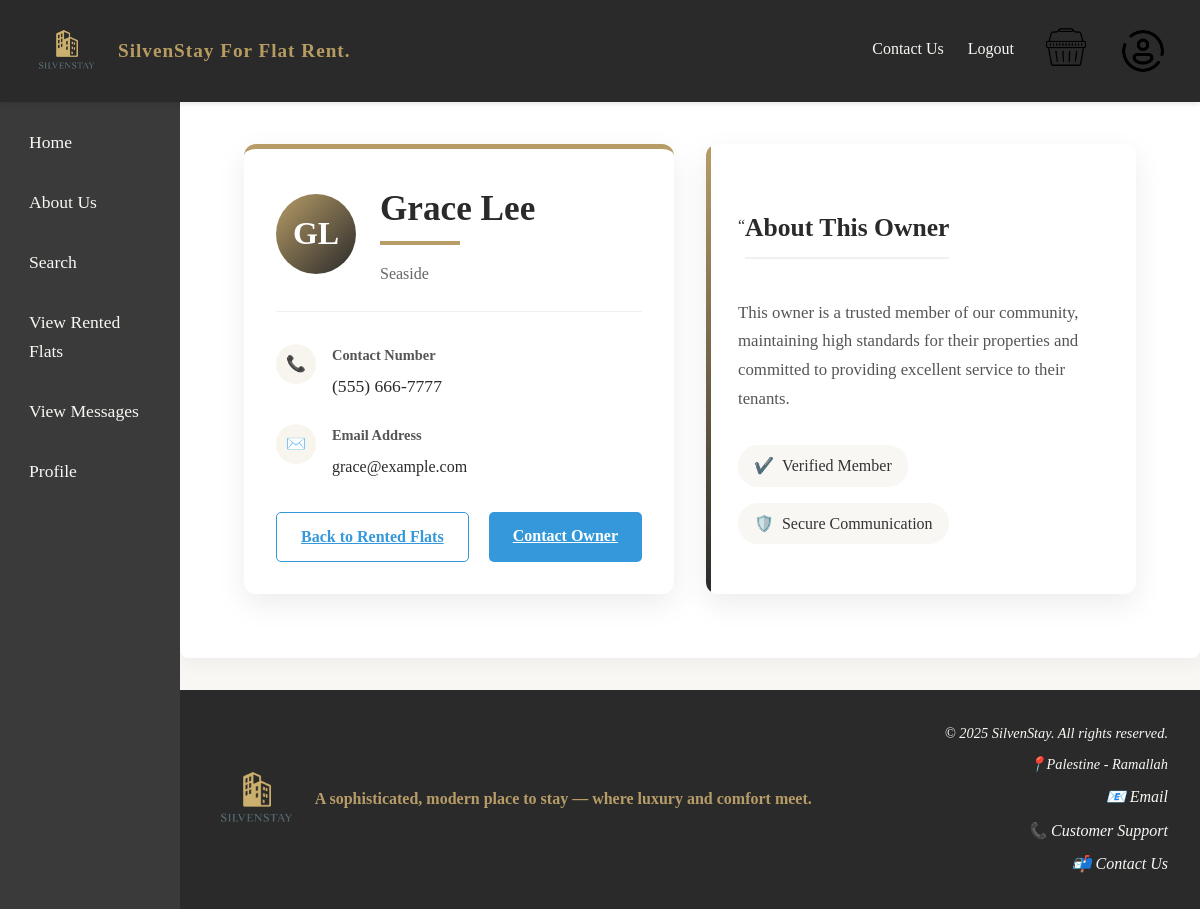
The app's page /userCard.php?user_id=7 (signed in) with its own data.
### tables this page shows
CREATE TABLE users
(
    user_id          INT AUTO_INCREMENT PRIMARY KEY,
    national_id      VARCHAR(50)                           NOT NULL,
    name             VARCHAR(100)                          NOT NULL,

    flat_no          VARCHAR(50),
    street           VARCHAR(100),
    city             VARCHAR(100),

    postal_code      VARCHAR(10),
    date_of_birth    DATE,
    email            VARCHAR(100) UNIQUE                   NOT NULL,
    mobile_number    VARCHAR(15),
    telephone_number VARCHAR(15),
    bank_name        VARCHAR(100),
    bank_branch      VARCHAR(100),
    account_number   VARCHAR(50),
    password         VARCHAR(255)                          NOT NULL,
    user_type        ENUM ('customer', 'owner', 'manager') NOT NULL,
    customer_id      VARCHAR(9) UNIQUE,
    owner_id         VARCHAR(9) UNIQUE,
    manager_id       VARCHAR(9) UNIQUE,
    profile_photo    VARCHAR(255)
);

### userCard.php (the view, shortened to what this page needs)
<?php
$pdo = getPDOConnection();
try {
    $stmt = $pdo->prepare("
        SELECT name, city, mobile_number, email
        FROM users
        WHERE user_id = :user_id AND user_type = 'owner'
    ");
    $stmt->execute(['user_id' => (int)$_GET['user_id']]);
    $owner = $stmt->fetch(PDO::FETCH_ASSOC);
    $phoneNumber = $owner['mobile_number'] ? preg_replace('/(\d{3})(\d{3})(\d{4})/', '($1) $2-$3', $owner['mobile_number']) : 'Not provided';
} catch (PDOException $e) {
    $_SESSION['message'] = "Database error: " . htmlspecialchars($e->getMessage());
    header("Location: viewRentedFlat.php");
    exit;
}
?>
<!DOCTYPE html>
<html lang="en">
<head>
    <link rel="stylesheet" href="styles.css">
</head>
<body>
<?php include 'header.php'; ?>
<?php include 'nav.php'; ?>
<section class="content-wrapper">
    <main class="site-main">
        <div class="owner-profile-container">
            <div class="owner-card">
                <div class="owner-header">
                    <div class="owner-avatar">
                        <?php
                        $initials = '';
                        $nameParts = explode(' ', $owner['name']);
                        foreach ($nameParts as $part) {
                            $initials .= strtoupper(substr($part, 0, 1));
                        }
                        echo htmlspecialchars($initials);
                        ?>
                    </div>
                    <div class="owner-title">
                        <h2><?php echo htmlspecialchars($owner['name']); ?></h2>
                        <p class="owner-location">
                            <?php echo htmlspecialchars($owner['city'] ?: 'Location not specified'); ?>
                        </p>
                    </div>
                </div>
                <div class="owner-details">
                    <div class="detail-item">
                        <div class="detail-icon">📞</div>
                        <div class="detail-content">
                            <h4>Contact Number</h4>
                            <p><?php echo htmlspecialchars($phoneNumber); ?></p>
                        </div>
                    </div>
                    <div class="detail-item">
                        <div class="detail-icon">✉️</div>
                        <div class="detail-content">
                            <h4>Email Address</h4>
                            <p>
                                <a href="mailto:<?php echo htmlspecialchars($owner['email']); ?>" class="email-link">
                                    <?php echo htmlspecialchars($owner['email']); ?>
                                </a>
                            </p>
                        </div>
                    </div>
                </div>
                <div class="owner-actions">
                    <a href="viewRentedFlat.php" class="btn btn-outline">Back to Rented Flats</a>
                    <a href="mailto:<?php echo htmlspecialchars($owner['email']); ?>" class="btn btn-primary">Contact
                        Owner</a>
                </div>
            </div>
            <div class="owner-testimonial">
                <div class="testimonial-header">
                    <span class="testimonial-icon">“</span>
                    <h3>About This Owner</h3>
                </div>
                <p class="testimonial-content">
                    This owner is a trusted member of our community, maintaining high standards for their properties and
                    committed to providing excellent service to their tenants.
                </p>
                <div class="trust-badges">
                    <div class="badge">
                        <span class="badge-icon">✔️</span>
                        <span>Verified Member</span>
                    </div>
                    <div class="badge">
                        <span class="badge-icon">🛡️</span>
                        <span>Secure Communication</span>
                    </div>
                </div>
            </div>
        </div>
    </main>
</section>
<?php include 'footer.php'; ?>
</body>
</html>

### styles.css (style rules this page uses)
* { margin: 0; padding: 0; box-sizing: border-box; }
body { display: flex; flex-direction: column; min-height: 100vh; background-color: #f9f7f3; color: #333; line-height: 1.6; overflow-x: hidden; }
body, button, input, select, textarea { font-family: 'Georgia', 'Times New Roman', serif; }
h1, h2, h3, h4 { color: #2a2a2a; }
h2 { font-size: 2rem; font-weight: 600; }
h3 { font-size: 1.8rem; font-weight: 600; }
h4 { font-size: 1.2rem; font-weight: 600; }
p, a, span, li { font-size: 1rem; color: #333; }
.content-wrapper { display: flex; margin-top: 5rem; min-height: calc(100vh - 5rem - 8rem); width: 100%; }
.site-main { flex: 1; padding: 2rem; margin-left: 15%; background-color: white; }
.btn { padding: 12px 25px; border: none; border-radius: 4px; font-size: 16px; cursor: pointer; }
.btn { padding: 0.7rem 1.5rem; border-radius: 5px; font-weight: 600; cursor: pointer; border: none; transition: all 0.3s ease; }
.btn-primary { background: #3498db; color: white; }
.btn-outline { background: transparent; border: 1px solid #3498db; color: #3498db; }
.owner-profile-container { display: grid; grid-template-columns: 1fr 1fr; gap: 2rem; max-width: 1200px; margin: 0 auto; padding: 2rem; }
.owner-card { background: white; border-radius: 12px; box-shadow: 0 10px 30px rgba(0, 0, 0, 0.08); padding: 2rem; transition: transform 0.3s ease, box-shadow 0.3s ease; border-top: 5px solid #B79C67; }
.owner-header { display: flex; align-items: center; margin-bottom: 2rem; padding-bottom: 1.5rem; border-bottom: 1px solid #f0f0f0; }
.owner-avatar { width: 80px; height: 80px; border-radius: 50%; background: linear-gradient(135deg, #B79C67 0%, #2a2a2a 100%); color: white; display: flex; align-items: center; justify-content: center; font-size: 2rem; font-weight: bold; margin-right: 1.5rem; flex-shrink: 0; }
.owner-title h2 { color: #2a2a2a; margin-bottom: 0.5rem; font-size: 1.8rem; }
.owner-location { color: #666; display: flex; align-items: center; gap: 0.5rem; font-size: 1rem; }
.owner-details { margin-bottom: 2rem; }
.detail-item { display: flex; align-items: flex-start; margin-bottom: 1.5rem; }
.detail-icon { width: 40px; height: 40px; background-color: rgba(183, 156, 103, 0.1); border-radius: 50%; display: flex; align-items: center; justify-content: center; margin-right: 1rem; color: #B79C67; font-size: 1rem; flex-shrink: 0; }
.detail-content h4 { color: #555; font-size: 0.9rem; margin-bottom: 0.3rem; font-weight: 600; }
.detail-content p { color: #2a2a2a; font-size: 1.1rem; margin: 0; }
.email-link { color: #2a2a2a; text-decoration: none; transition: color 0.3s; word-break: break-all; }
.owner-actions { display: flex; justify-content: space-between; gap: 1rem; }
.owner-testimonial { background: white; border-radius: 12px; box-shadow: 0 10px 30px rgba(0, 0, 0, 0.08); padding: 2rem; position: relative; overflow: hidden; }
.owner-testimonial::before { content: ""; position: absolute; top: 0; left: 0; width: 5px; height: 100%; background: linear-gradient(to bottom, #B79C67, #2a2a2a); }
.testimonial-header { display: flex; align-items: center; margin-bottom: 1.5rem; color: #B79C67; }
.testimonial-header h3 { margin: 0; font-size: 1.5rem; color: #2a2a2a; }
.testimonial-content { color: #555; line-height: 1.7; margin-bottom: 2rem; font-size: 1.05rem; }
.trust-badges { display: flex; gap: 1rem; flex-wrap: wrap; }
.badge { display: flex; align-items: center; gap: 0.5rem; background-color: #f9f7f3; padding: 0.5rem 1rem; border-radius: 20px; font-size: 0.9rem; color: #555; }
.site-main { padding: 2rem; background-color: white; border-radius: 8px; box-shadow: 0 4px 20px rgba(0, 0, 0, 0.05); margin-bottom: 2rem; }
.site-main h2 { font-size: 2.2rem; color: #2a2a2a; margin-bottom: 1rem; position: relative; padding-bottom: 0.5rem; }
.site-main h2::after { content: ''; position: absolute; bottom: 0; left: 0; width: 80px; height: 4px; background-color: #B79C67; }
.site-main h3 { font-size: 1.6rem; color: #2a2a2a; margin: 2rem 0 1rem; padding-bottom: 0.5rem; border-bottom: 2px solid #f0f0f0; }

### records on screen
users: name "Grace Lee", city "Seaside", mobile_number "(555) 666-7777", email "grace@example.com"

### other values on screen
$link['text'] "Contact Us"
$link['text'] "Logout"
$link['text'] "Home"
$link['text'] "About Us"
$link['text'] "Search"
$link['text'] "View Rented Flats"
$link['text'] "View Messages"
$link['text'] "Profile"
$initials "GL"
